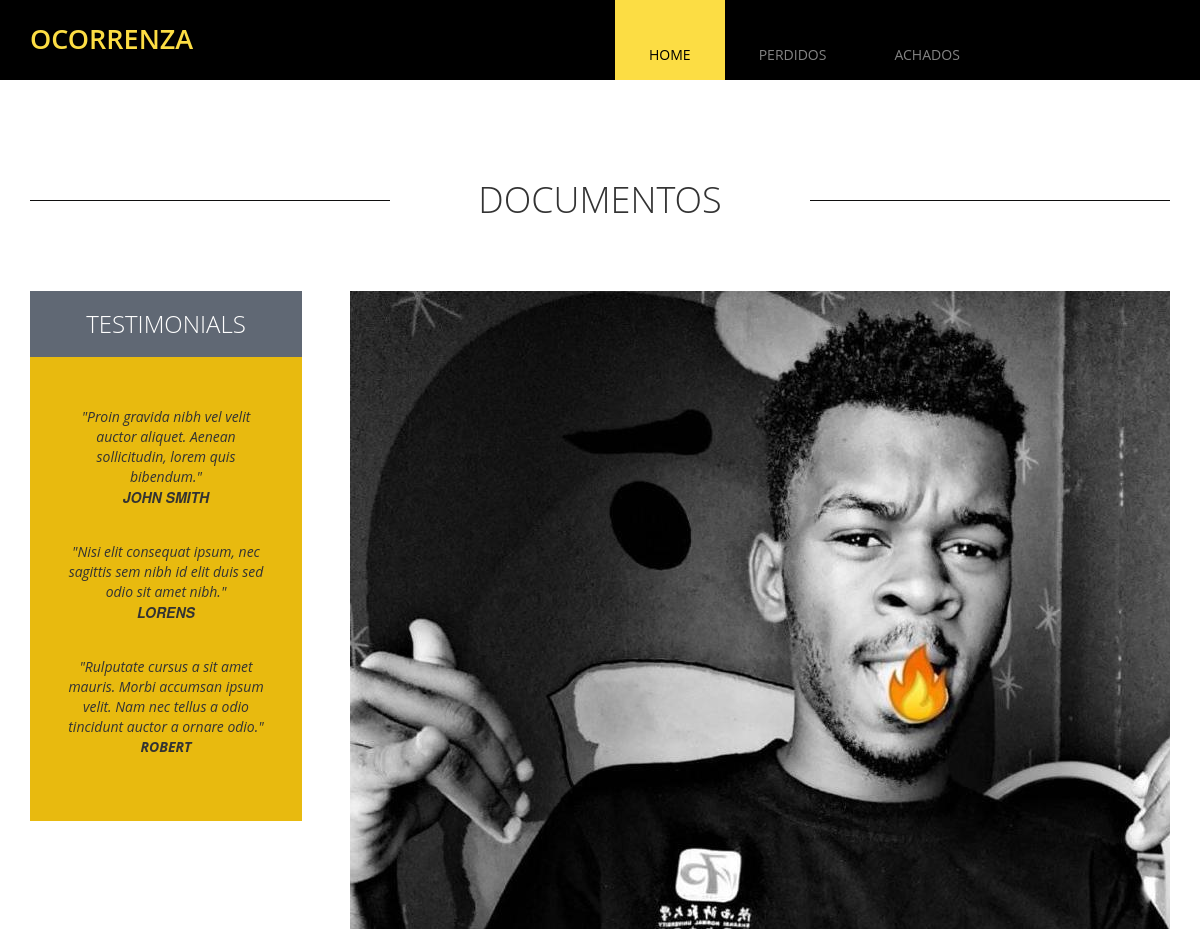
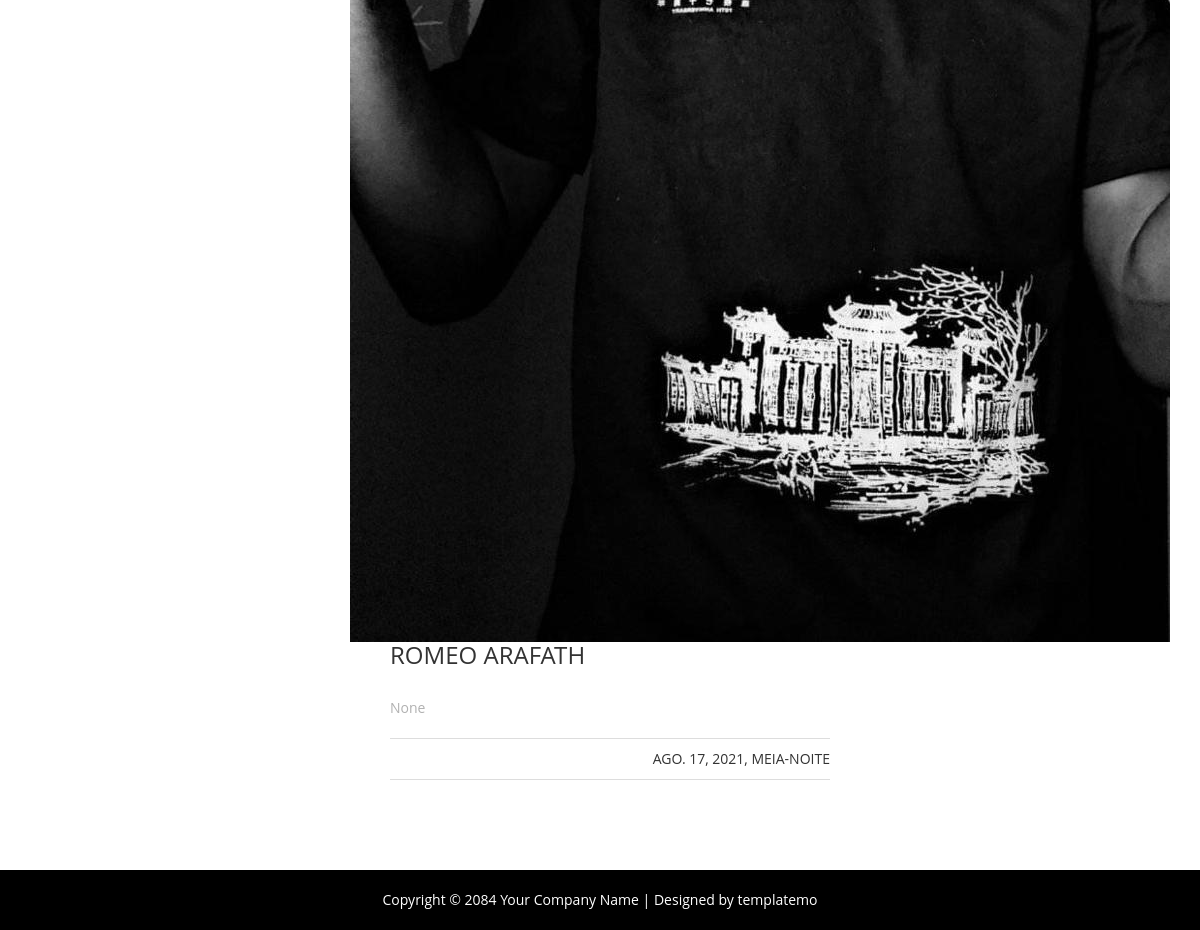
/detalhe_perdido/12/, run on the app's committed database (2 pictures, top to bottom).
### core/models.py (models this page shows)
class Perdidos(models.Model):
    class Meta:
        verbose_name = 'Perdido'
        verbose_name_plural = 'Perdidos'
        ordering = ['id','nomecompleto', 'data_perdido']
    nomecompleto = models.CharField(max_length=45, verbose_name="Nome completo")
    tipo_item = models.ForeignKey(Categoria, on_delete = models.CASCADE, related_name = "tipo_perdido", verbose_name ="Categoria")
    numero = models.CharField(max_length=30, verbose_name ="Numero")
    bairro = models.CharField(max_length=30, verbose_name ="Bairro")
    declarante = models.CharField(max_length=30, verbose_name ="Declarante", blank=False, null=False)
    data_perdido = models.DateTimeField(verbose_name="Data")
    date_registo = models.DateTimeField(auto_now_add=True)
    photo1 = models.ImageField(upload_to = "itens_perdidos")
    descricao = models.TextField(max_length = 250, verbose_name = "Descricao", blank=False, null=False)
    resolvido = models.BooleanField(default = False, verbose_name = "Marcar como resolvido")
    def __str__(self):
        return self.nomecompleto

class Categoria(models.Model):
    nome_categoria = models.CharField(max_length=100, verbose_name="Nome categoria")
    def __str__(self):
        return self.nome_categoria
    class Meta:
        verbose_name = "Categoria"
        verbose_name_plural = "Categorias"
        ordering = ['nome_categoria']

### core/views.py (the view)
# urls.py: path('detalhe_perdido/<int:pk>/', views.detalhe_perdido, name='detalhe_perdido'),
def detalhe_perdido(request, pk):
    perdido = Perdidos.objects.get(pk = pk)
    template_name = 'core/detalhe_perdido.html'
    context = {
        'perdido':perdido
    }
    return render(request, template_name, context)

### templates/core/detalhe_perdido.html
{% extends 'core/base.html' %}
{% load static %}
{% block main_content %}
	<section class="tm-white-bg section-padding-bottom">
		<div class="container">
			<div class="row">
				<div class="tm-section-header section-margin-top">
					<div class="col-lg-4 col-md-3 col-sm-3"><hr></div>
					<div class="col-lg-4 col-md-6 col-sm-6"><h2 class="tm-section-title">{{perdido.tipo_item}}</h2></div>
					<div class="col-lg-4 col-md-3 col-sm-3"><hr></div>
				</div>
			</div>
			<div class="row">
				<div class="col-lg-12">
					<div class="tm-what-we-do-right">
						<div class="tm-about-box-2 margin-bottom-30">
							<img src="{{perdido.photo1.url}}" alt="image" class="tm-about-box-2-img">
							<div class="tm-about-box-2-text">
								<h3 class="tm-about-box-2-title">{{perdido}}</h3>
				                <p class="tm-about-box-2-description gray-text">{{perdido.descricao}}</p>
				                <p class="tm-about-box-2-footer">{{perdido.data_perdido}}</p>
							</div>
						</div>
					</div>
					<div class="tm-testimonials-box">
						<h3 class="tm-testimonials-title">Testimonials</h3>
						<div class="tm-testimonials-content">
							<div class="tm-testimonial">
								<p>"Proin gravida nibh vel velit auctor aliquet. Aenean sollicitudin, lorem quis bibendum."</p>
		                		<strong class="text-uppercase">John Smith</strong>
							</div>
							<div class="tm-testimonial">
								<p>"Nisi elit consequat ipsum, nec sagittis sem nibh id elit duis sed odio sit amet nibh."</p>
			                	<strong class="text-uppercase">Lorens</strong>
							</div>
	       					<div class="tm-testimonial">
	       						<p>"Rulputate cursus a sit amet mauris. Morbi accumsan ipsum velit. Nam nec tellus a odio tincidunt auctor a ornare odio."<p>
	                			<strong class="text-uppercase">Robert</strong>
	       					</div>
						</div>
					</div>
				</div>
			</div>
		</div>
	</section>
	{% endblock %}

### static/core/css/templatemo-style.css (style rules this page uses)
ul,p { margin: 0; padding: 0; }
h1,h2,h3 { margin: 0; padding: 0; }
h1,h2,h3,a,p { font-family: 'Open Sans', sans-serif; }
body { overflow-x: hidden; }
.tm-gray-bg { background-color: #E5E5E5; }
.tm-white-bg { background-color: #fff; }
.section-margin-top { margin-top: 100px; }
hr { border-top: 1px solid #111010; }
.tm-section-header { margin-bottom: 70px; overflow: hidden; }
.tm-section-title { text-align: center; text-transform: uppercase; font-size: 36px; font-weight: 300; }
.section-padding-bottom { padding-bottom: 60px; }
.margin-bottom-30 { margin-bottom: 30px; }
.gray-text { color: #B1B1B1; }
.tm-testimonials-box { width: 272px; height: 530px; background-color: #E8BA0F; float: left; }
.tm-testimonials-title { background-color: rgb(96, 104, 116); color: white; padding: 20px; text-align: center; text-transform: uppercase; font-weight: 300; }
.tm-testimonials-content { padding: 30px; text-align: center; font-style: italic; }
.tm-testimonial { padding-top: 20px; padding-bottom: 15px; }
.tm-what-we-do-right { float: right; margin-left: 30px; max-width: 820px; width: 100%; }
.tm-about-box-2 { overflow: hidden; }
.tm-about-box-2-img, .tm-about-box-2-text { float: left; }
.tm-about-box-2-text { margin-left: 40px; max-width: 440px; width: 100%; }
.tm-about-box-2-title { text-transform: uppercase; text-align: left; margin-bottom: 30px; }
.tm-about-box-2-description { text-align: left; margin-bottom: 20px; }
.tm-about-box-2-footer { border-top: 1px solid #ddd; border-bottom: 1px solid #ddd; text-align: right; text-transform: uppercase; padding-top: 10px; padding-bottom: 10px; }

### data on the page
Perdidos: tipo_item "DOCUMENTOS", photo1 (picture), nomecompleto "ROMEO ARAFATH", descricao "None", data_perdido "AGO. 17, 2021, MEIA-NOITE"
